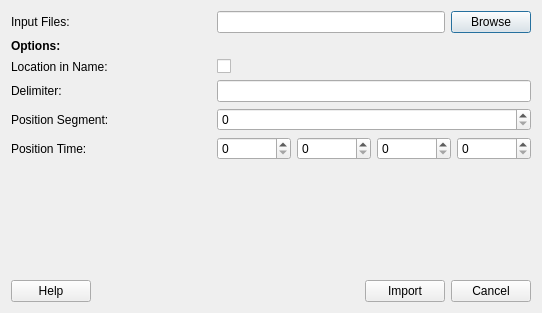
<?xml version="1.0" encoding="UTF-8"?>
<ui version="4.0">
 <class>Dialog</class>
 <widget class="QDialog" name="Dialog">
  <property name="geometry">
   <rect>
    <x>0</x>
    <y>0</y>
    <width>542</width>
    <height>313</height>
   </rect>
  </property>
  <property name="windowTitle">
   <string>Dialog</string>
  </property>
  <layout class="QVBoxLayout" name="verticalLayout">
   <item>
    <layout class="QHBoxLayout" name="horizontalLayout">
     <item>
      <widget class="QLabel" name="label">
       <property name="sizePolicy">
        <sizepolicy hsizetype="Fixed" vsizetype="Preferred">
         <horstretch>0</horstretch>
         <verstretch>0</verstretch>
        </sizepolicy>
       </property>
       <property name="minimumSize">
        <size>
         <width>200</width>
         <height>0</height>
        </size>
       </property>
       <property name="text">
        <string>Input Files:</string>
       </property>
      </widget>
     </item>
     <item>
      <widget class="QLineEdit" name="lineEdit_Files"/>
     </item>
     <item>
      <widget class="QPushButton" name="btn_Browse">
       <property name="text">
        <string>Browse</string>
       </property>
      </widget>
     </item>
    </layout>
   </item>
   <item>
    <widget class="QLabel" name="label_2">
     <property name="text">
      <string>&lt;b&gt;Options:</string>
     </property>
    </widget>
   </item>
   <item>
    <layout class="QHBoxLayout" name="horizontalLayout_3">
     <item>
      <widget class="QLabel" name="label_4">
       <property name="sizePolicy">
        <sizepolicy hsizetype="Fixed" vsizetype="Preferred">
         <horstretch>0</horstretch>
         <verstretch>0</verstretch>
        </sizepolicy>
       </property>
       <property name="minimumSize">
        <size>
         <width>200</width>
         <height>0</height>
        </size>
       </property>
       <property name="text">
        <string>Location in Name:</string>
       </property>
      </widget>
     </item>
     <item>
      <widget class="QCheckBox" name="checkBox_UseLocation">
       <property name="text">
        <string/>
       </property>
      </widget>
     </item>
    </layout>
   </item>
   <item>
    <layout class="QHBoxLayout" name="horizontalLayout_2">
     <item>
      <widget class="QLabel" name="label_3">
       <property name="sizePolicy">
        <sizepolicy hsizetype="Fixed" vsizetype="Preferred">
         <horstretch>0</horstretch>
         <verstretch>0</verstretch>
        </sizepolicy>
       </property>
       <property name="minimumSize">
        <size>
         <width>200</width>
         <height>0</height>
        </size>
       </property>
       <property name="text">
        <string>Delimiter:</string>
       </property>
      </widget>
     </item>
     <item>
      <widget class="QLineEdit" name="lineEdit_Delimiter"/>
     </item>
    </layout>
   </item>
   <item>
    <layout class="QHBoxLayout" name="horizontalLayout_4">
     <item>
      <widget class="QLabel" name="label_5">
       <property name="sizePolicy">
        <sizepolicy hsizetype="Fixed" vsizetype="Preferred">
         <horstretch>0</horstretch>
         <verstretch>0</verstretch>
        </sizepolicy>
       </property>
       <property name="minimumSize">
        <size>
         <width>200</width>
         <height>0</height>
        </size>
       </property>
       <property name="text">
        <string>Position Segment:</string>
       </property>
      </widget>
     </item>
     <item>
      <widget class="QSpinBox" name="sB_PositionSegment"/>
     </item>
    </layout>
   </item>
   <item>
    <layout class="QHBoxLayout" name="horizontalLayout_5">
     <item>
      <widget class="QLabel" name="label_6">
       <property name="sizePolicy">
        <sizepolicy hsizetype="Fixed" vsizetype="Preferred">
         <horstretch>0</horstretch>
         <verstretch>0</verstretch>
        </sizepolicy>
       </property>
       <property name="minimumSize">
        <size>
         <width>200</width>
         <height>0</height>
        </size>
       </property>
       <property name="text">
        <string>Position Time:</string>
       </property>
      </widget>
     </item>
     <item>
      <widget class="QSpinBox" name="sB_PositionTimeH"/>
     </item>
     <item>
      <widget class="QSpinBox" name="sB_PositionTimeM"/>
     </item>
     <item>
      <widget class="QSpinBox" name="sB_PositionTimeS"/>
     </item>
     <item>
      <widget class="QSpinBox" name="sB_PositionTimeMS"/>
     </item>
    </layout>
   </item>
   <item>
    <spacer name="verticalSpacer">
     <property name="orientation">
      <enum>Qt::Vertical</enum>
     </property>
     <property name="sizeHint" stdset="0">
      <size>
       <width>20</width>
       <height>40</height>
      </size>
     </property>
    </spacer>
   </item>
   <item>
    <layout class="QHBoxLayout" name="horizontalLayout_6">
     <item>
      <widget class="QPushButton" name="btn_Help">
       <property name="text">
        <string>Help</string>
       </property>
      </widget>
     </item>
     <item>
      <spacer name="horizontalSpacer">
       <property name="orientation">
        <enum>Qt::Horizontal</enum>
       </property>
       <property name="sizeHint" stdset="0">
        <size>
         <width>40</width>
         <height>20</height>
        </size>
       </property>
      </spacer>
     </item>
     <item>
      <widget class="QPushButton" name="btn_Import">
       <property name="text">
        <string>Import</string>
       </property>
      </widget>
     </item>
     <item>
      <widget class="QPushButton" name="btn_Cancel">
       <property name="text">
        <string>Cancel</string>
       </property>
      </widget>
     </item>
    </layout>
   </item>
  </layout>
 </widget>
 <resources/>
 <connections/>
</ui>
